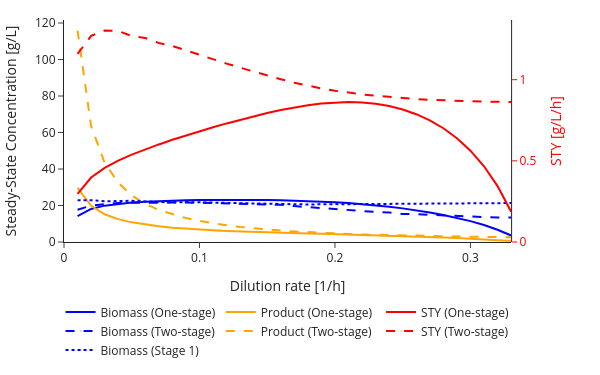

Notebook code for this chart:
### Code cell
TS_plot.data = tuple(
    trace for trace in TS_plot.data
    if trace.name != "Biomass (S1)"
)
TS_plot.update_layout(
    width=600,
    height=375,
    legend = dict(
        x = center,
        xanchor = "center",
        xref = "paper",
        y = -0.25,
    )
)
